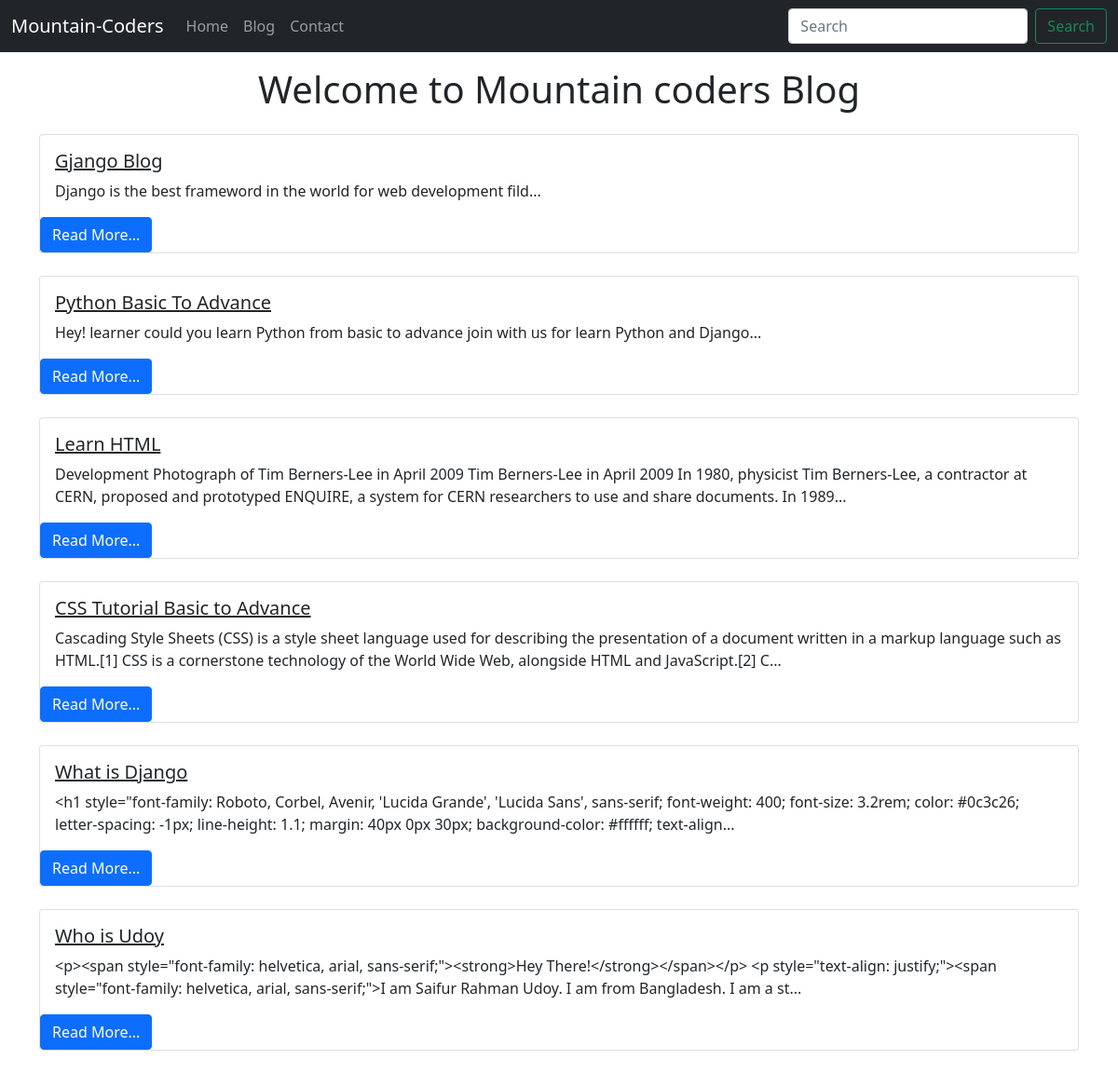
Page /blog on the committed database.
### blog/models.py (models this page shows, shortened)
class Blog(models.Model):
    sno = models.AutoField(primary_key=True)
    title = models.CharField(max_length=200)
    content = models.TextField()
    slug = models.CharField(max_length=100)
    time = models.DateTimeField(auto_now_add=True)

### blog/views.py (the view)
# urls.py: path('blog', views.blog, name='blog'),
def blog(request):
    blogs = Blog.objects.all()
    context = {'blogs':blogs}
    return render(request, 'bloghome.html', context)

### templates/bloghome.html
{% extends 'base.html' %}
{% block body %}
<div class="container">
<h1 class="my-3 text-center">Welcome to Mountain coders Blog</h1>
{% for blog in blogs %}
<div class="card my-4">
    <div class="card-body">
        <h5 class="card-title text-dark"> <a href="/blogpost/{{blog.slug}}" class="text-dark">{{blog.title}}</a></h5>
        <p class="card-text">{{blog.content|slice:245}}...</p>
    </div>
    <a href="/blogpost/{{blog.slug}}" class="text-dark"><button class="btn btn-primary">Read More...</button></a>
</div>
{% endfor %}
</div>
{% endblock body %}

### templates/base.html (shortened to what this page needs)
<!doctype html>
<html lang="en">
  <head>
    <link href="https://cdn.jsdelivr.net/npm/bootstrap@5.1.1/dist/css/bootstrap.min.css" rel="stylesheet">
  </head>
  <body>
    <nav class="navbar navbar-expand-lg navbar-dark bg-dark">
        <div class="container-fluid">
          <a class="navbar-brand" href="/">Mountain-Coders</a>
          <div class="collapse navbar-collapse" id="navbarSupportedContent">
            <ul class="navbar-nav me-auto mb-2 mb-lg-0">
              <li class="nav-item">
                <a class="nav-link" aria-current="page" href="/">Home</a>
              </li>
              <li class="nav-item">
                <a class="nav-link" href="/blog">Blog</a>
              </li>
              <li class="nav-item">
                <a class="nav-link" href="/contact">Contact</a>
              </li>
            </ul>
            <form class="d-flex" action="/search" method="GET">
              <input class="form-control me-2" type="search" placeholder="Search" aria-label="Search">
              <button class="btn btn-outline-success" type="submit">Search</button>
            </form>
          </div>
        </div>
      </nav>
    {% block body %}
    {% endblock body %}
  </body>
</html>

### rows in the picture
Blog: title "Gjango Blog", content "Django is the best frameword in the world for web development fild"
Blog: title "Python Basic To Advance", content "Hey! learner could you learn Python from basic to advance join with us for learn Python and Django"
Blog: title "Learn HTML", content "Development Photograph of Tim Berners-Lee in April 2009 Tim Berners-Lee in April 2009 In 1980, physicist Tim Berners-Lee, a contractor at CERN, proposed and prototyped ENQUIRE, a system for CERN researchers to use and share documents. In 1989"
Blog: title "CSS Tutorial Basic to Advance", content "Cascading Style Sheets (CSS) is a style sheet language used for describing the presentation of a document written in a markup language such as HTML.[1] CSS is a cornerstone technology of the World Wide Web, alongside HTML and JavaScript.[2] C"
Blog: title "What is Django", content "<h1 style=\"font-family: Roboto, Corbel, Avenir, 'Lucida Grande', 'Lucida Sans', sans-serif; font-weight: 400; font-size: 3.2rem; color: #0c3c26; letter-spacing: -1px; line-height: 1.1; margin: 40px 0px 30px; background-color: #ffffff; text-align"
Blog: title "Who is Udoy", content "<p><span style=\"font-family: helvetica, arial, sans-serif;\"><strong>Hey There!</strong></span></p> <p style=\"text-align: justify;\"><span style=\"font-family: helvetica, arial, sans-serif;\">I am Saifur Rahman Udoy. I am from Bangladesh. I am a st"
